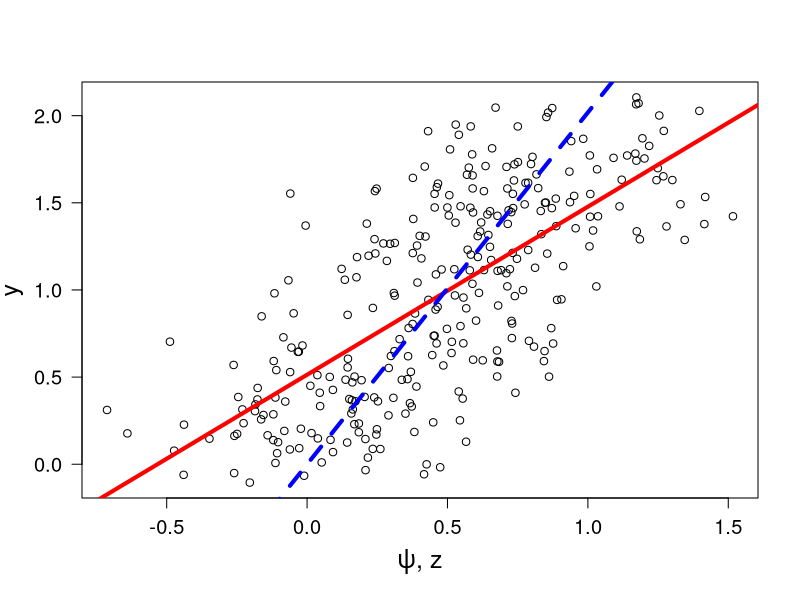
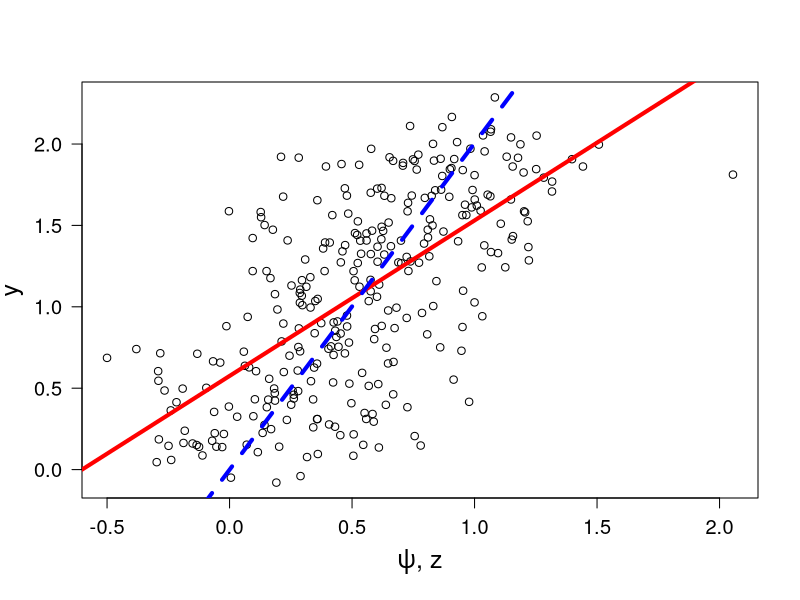
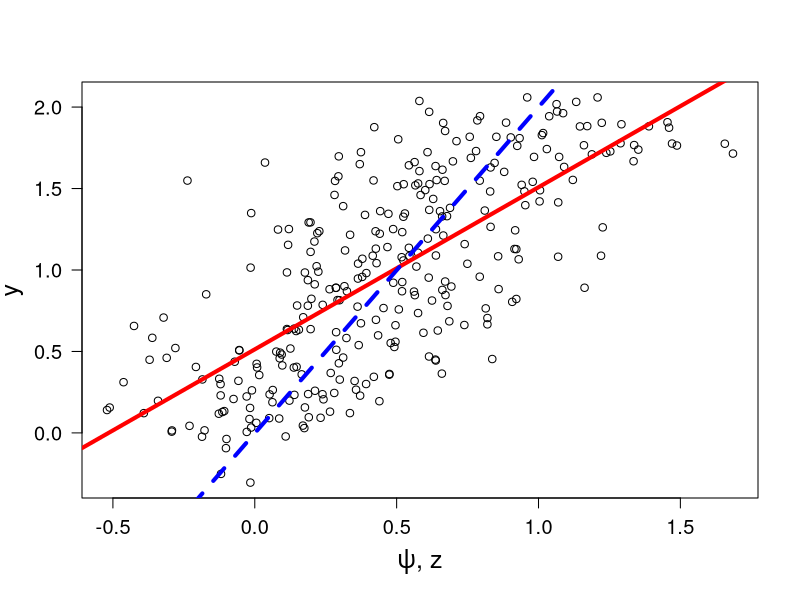
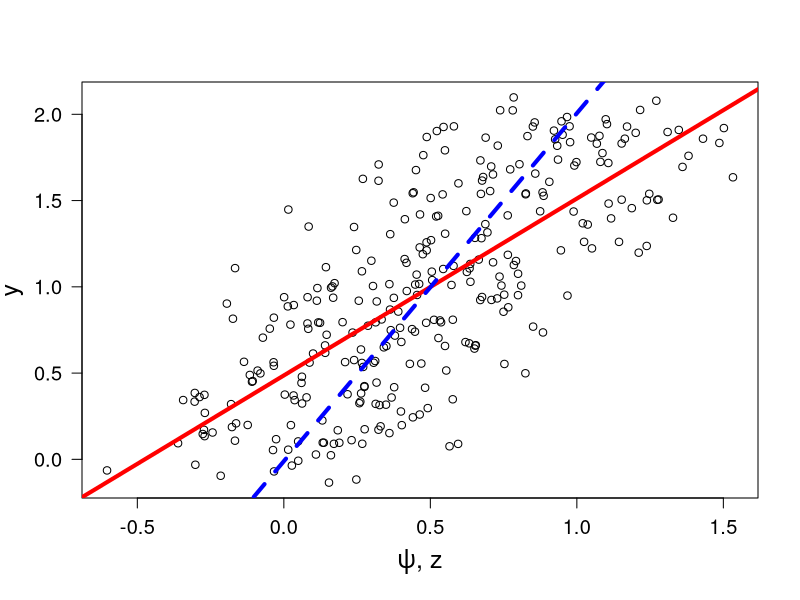
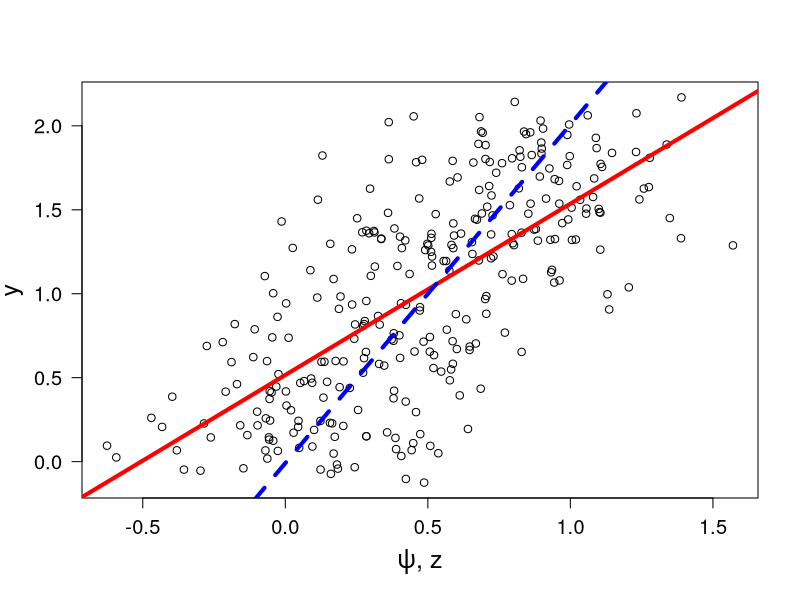
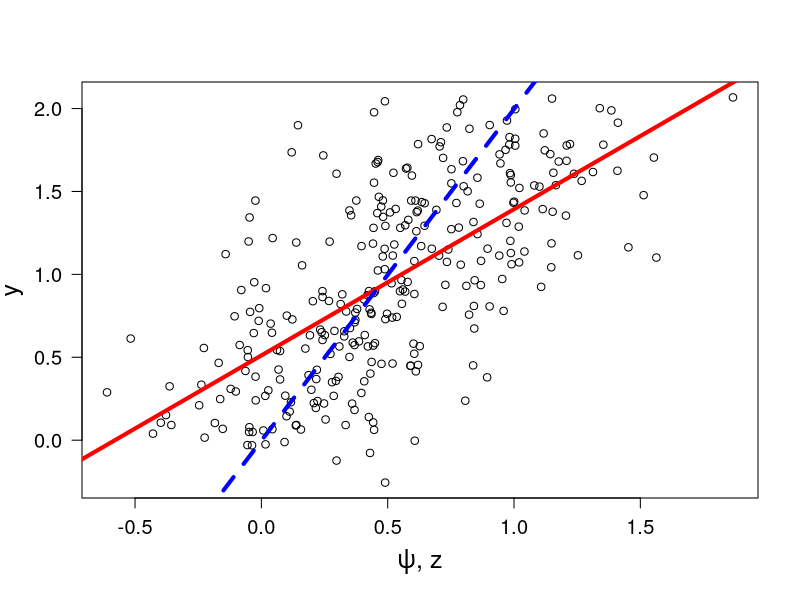
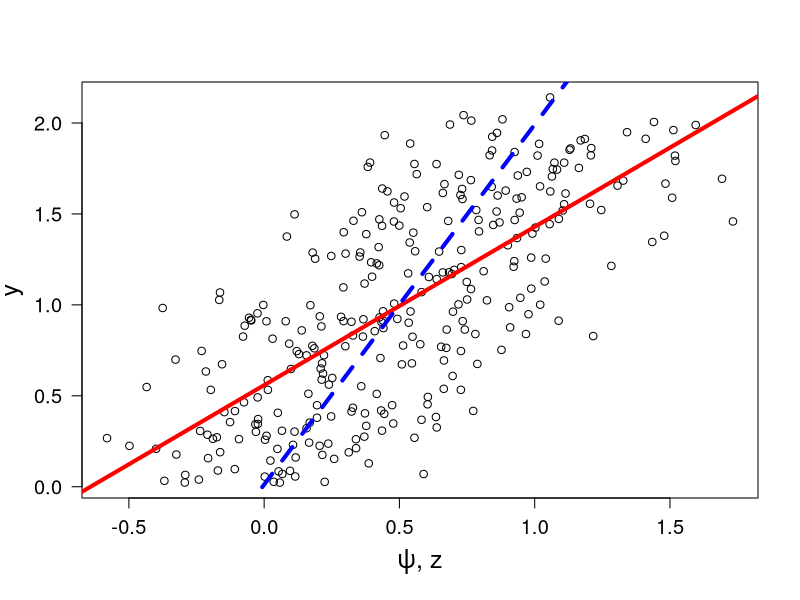
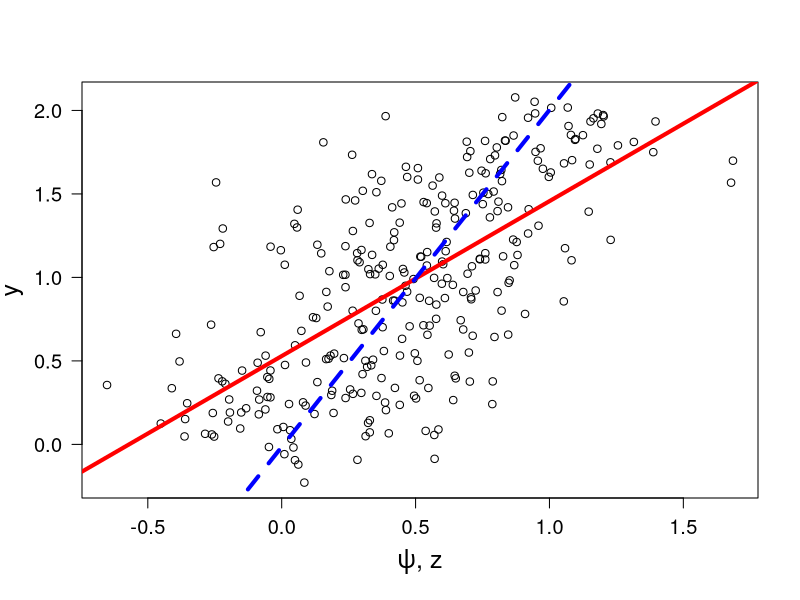

The R source for these figures, in order:
sum_b = 0

for (iter in 1:400) {
    n = 300
    x = runif(n, 0, 1)
    e = rnorm(n, 0, 0.1)
    u = rnorm(n, 0, 0.3)
    z = x + u
    y = 2 * x + e
    
    lm.y = lm(y ~ x)
    summary(lm.y)
    
    lm.z = lm(y ~ z)
    summary(lm.z)
    
    plot(z, y, cex.axis = 1.2, font.axis = 1, cex.lab = 1.5, las = 1, xlab = c(expression(paste(psi, ", z"))), ylab = "y")
    abline(lm.z, lwd = 4, lty = 1, col = "red")
    abline(lm.y, lwd = 4, lty = 2, col = "blue")
    b = summary(lm.z)$coef[2]
    sum_b = (sum_b + b)
}

1/400 * sum_b 
